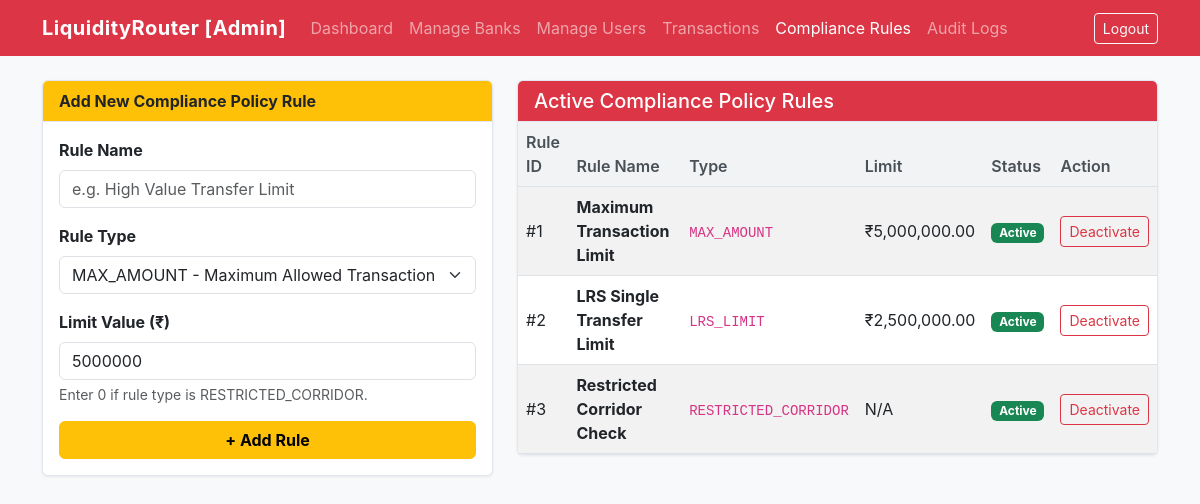
The app's page /compliance_rules (signed in) with its own data.
### tables this page shows
CREATE TABLE compliance_rules (
            rule_id INTEGER PRIMARY KEY AUTOINCREMENT,
            rule_name TEXT NOT NULL,
            rule_type TEXT NOT NULL,
            limit_value REAL,
            status TEXT NOT NULL DEFAULT 'Active'
        );

### app.py (the view, shortened to what this page needs)
@app.route("/compliance_rules", methods=["GET", "POST"])
def compliance_rules():
    if "user_id" not in session or session.get("role") != "admin":
        flash("Unauthorized access.", "error")
        return redirect(url_for("login"))
    rules = database.get_compliance_rules()
    return render_template("compliance_rules.html", rules=rules)

### database.py (called while the page is built)
def create_connection():
    os.makedirs(DB_DIR, exist_ok=True)
    conn = sqlite3.connect(DB_PATH)
    conn.row_factory = sqlite3.Row
    conn.execute("PRAGMA foreign_keys = ON;")
    return conn

def get_compliance_rules():
    conn = create_connection()
    cursor = conn.cursor()
    cursor.execute("SELECT * FROM compliance_rules ORDER BY rule_id ASC")
    rules = cursor.fetchall()
    conn.close()
    return rules

### templates/compliance_rules.html (shortened to what this page needs)
<!DOCTYPE html>
<html lang="en">
<head>
    <link href="https://cdn.jsdelivr.net/npm/bootstrap@5.3.0/dist/css/bootstrap.min.css" rel="stylesheet">
    <link rel="stylesheet" href="{{ url_for('static', filename='style.css') }}">
</head>
<body>
    <nav class="navbar navbar-expand-lg navbar-dark bg-danger mb-4">
        <div class="container">
            <a class="navbar-brand" href="{{ url_for('admin_dashboard') }}">LiquidityRouter [Admin]</a>
            <div class="collapse navbar-collapse" id="navbarNav">
                <ul class="navbar-nav me-auto">
                    <li class="nav-item"><a class="nav-link" href="{{ url_for('admin_dashboard') }}">Dashboard</a></li>
                    <li class="nav-item"><a class="nav-link" href="{{ url_for('manage_banks') }}">Manage Banks</a></li>
                    <li class="nav-item"><a class="nav-link" href="{{ url_for('manage_users') }}">Manage Users</a></li>
                    <li class="nav-item"><a class="nav-link" href="{{ url_for('transactions') }}">Transactions</a></li>
                    <li class="nav-item"><a class="nav-link active" href="{{ url_for('compliance_rules') }}">Compliance
                            Rules</a></li>
                    <li class="nav-item"><a class="nav-link" href="{{ url_for('audit_logs') }}">Audit Logs</a></li>
                </ul>
                <a href="{{ url_for('logout') }}" class="btn btn-outline-light btn-sm">Logout</a>
            </div>
        </div>
    </nav>
    <div class="container">
        <div class="row mb-4">
            <div class="col-md-5">
                <div class="card">
                    <div class="card-header bg-warning text-dark fw-bold">
                        Add New Compliance Policy Rule
                    </div>
                    <div class="card-body">
                        <form action="{{ url_for('compliance_rules') }}" method="POST">
                            <div class="mb-3">
                                <label for="rule_name" class="form-label fw-bold">Rule Name</label>
                                <input type="text" class="form-control" id="rule_name" name="rule_name" required
                                    placeholder="e.g. High Value Transfer Limit">
                            </div>
                            <div class="mb-3">
                                <label for="rule_type" class="form-label fw-bold">Rule Type</label>
                                <select class="form-select" id="rule_type" name="rule_type" required>
                                    <option value="MAX_AMOUNT">MAX_AMOUNT - Maximum Allowed Transaction Size</option>
                                </select>
                            </div>
                            <div class="mb-3">
                                <label for="limit_value" class="form-label fw-bold">Limit Value (₹)</label>
                                <input type="number" step="0.01" class="form-control" id="limit_value"
                                    name="limit_value" value="5000000" placeholder="0 for corridors">
                                <div class="form-text">Enter 0 if rule type is RESTRICTED_CORRIDOR.</div>
                            </div>
                            <button type="submit" class="btn btn-warning w-100 fw-bold">+ Add Rule</button>
                        </form>
                    </div>
                </div>
            </div>
            <div class="col-md-7">
                <div class="card">
                    <div class="card-header bg-danger text-white">
                        <h5 class="mb-0">Active Compliance Policy Rules</h5>
                    </div>
                    <div class="card-body p-0">
                        <div class="table-responsive">
                            <table class="table table-striped table-hover mb-0 align-middle">
                                <thead>
                                    <tr>
                                        <th>Rule ID</th>
                                        <th>Rule Name</th>
                                        <th>Type</th>
                                        <th>Limit</th>
                                        <th>Status</th>
                                        <th>Action</th>
                                    </tr>
                                </thead>
                                <tbody>
                                    {% if rules %}
                                    {% for r in rules %}
                                    <tr>
                                        <td>#{{ r.rule_id }}</td>
                                        <td><strong>{{ r.rule_name }}</strong></td>
                                        <td><code>{{ r.rule_type }}</code></td>
                                        <td>{% if r.rule_type != 'RESTRICTED_CORRIDOR' %}₹{{
                                            "{:,.2f}".format(r.limit_value) }}{% else %}N/A{% endif %}</td>
                                        <td>
                                            <span
                                                class="badge {% if r.status == 'Active' %}bg-success{% else %}bg-secondary{% endif %}">
                                                {{ r.status }}
                                            </span>
                                        </td>
                                        <td>
                                            {% if r.status == 'Active' %}
                                            <form action="{{ url_for('deactivate_rule', rule_id=r.rule_id) }}"
                                                method="POST" class="d-inline">
                                                <button type="submit"
                                                    class="btn btn-sm btn-outline-danger">Deactivate</button>
                                            </form>
                                            {% else %}
                                            <form action="{{ url_for('activate_rule', rule_id=r.rule_id) }}"
                                                method="POST" class="d-inline">
                                                <button type="submit"
                                                    class="btn btn-sm btn-outline-success">Activate</button>
                                            </form>
                                            {% endif %}
                                        </td>
                                    </tr>
                                    {% endfor %}
                                    {% else %}
                                    <tr>
                                        <td colspan="6" class="text-center text-muted py-3">No compliance rules
                                            configured.</td>
                                    </tr>
                                    {% endif %}
                                </tbody>
                            </table>
                        </div>
                    </div>
                </div>
            </div>
        </div>
    </div>
</body>
</html>

### static/style.css (style rules this page uses)
body { background-color: #f8f9fa; font-family: -apple-system, BlinkMacSystemFont, "Segoe UI", Roboto, "Helvetica Neue", Arial, sans-serif; color: #333333; }
.navbar-brand { font-weight: 700; letter-spacing: 0.5px; }
.card { border-radius: 6px; box-shadow: 0 1px 3px rgba(0,0,0,0.08); margin-bottom: 20px; border: 1px solid #de5d67; border-color: #e3e6f0; }
.card-header { background-color: #ffffff; border-bottom: 1px solid #e3e6f0; font-weight: 600; }
.table th { background-color: #f1f3f5; font-weight: 600; color: #495057; }

### records on screen
compliance_rules: rule_id "1", rule_name "Maximum Transaction Limit", rule_type "MAX_AMOUNT", limit_value "5,000,000.00", status "Active"
compliance_rules: rule_id "2", rule_name "LRS Single Transfer Limit", rule_type "LRS_LIMIT", limit_value "2,500,000.00", status "Active"
compliance_rules: rule_id "3", rule_name "Restricted Corridor Check", rule_type "RESTRICTED_CORRIDOR", shows "N/A", status "Active"
